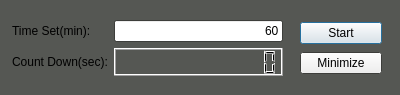
<?xml version="1.0" encoding="UTF-8"?>
<ui version="4.0">
 <class>SmartClock</class>
 <widget class="QDialog" name="SmartClock">
  <property name="geometry">
   <rect>
    <x>0</x>
    <y>0</y>
    <width>400</width>
    <height>95</height>
   </rect>
  </property>
  <property name="palette">
   <palette>
    <active>
     <colorrole role="Base">
      <brush brushstyle="SolidPattern">
       <color alpha="255">
        <red>255</red>
        <green>255</green>
        <blue>255</blue>
       </color>
      </brush>
     </colorrole>
     <colorrole role="Window">
      <brush brushstyle="SolidPattern">
       <color alpha="255">
        <red>85</red>
        <green>87</green>
        <blue>83</blue>
       </color>
      </brush>
     </colorrole>
    </active>
    <inactive>
     <colorrole role="Base">
      <brush brushstyle="SolidPattern">
       <color alpha="255">
        <red>255</red>
        <green>255</green>
        <blue>255</blue>
       </color>
      </brush>
     </colorrole>
     <colorrole role="Window">
      <brush brushstyle="SolidPattern">
       <color alpha="255">
        <red>85</red>
        <green>87</green>
        <blue>83</blue>
       </color>
      </brush>
     </colorrole>
    </inactive>
    <disabled>
     <colorrole role="Base">
      <brush brushstyle="SolidPattern">
       <color alpha="255">
        <red>85</red>
        <green>87</green>
        <blue>83</blue>
       </color>
      </brush>
     </colorrole>
     <colorrole role="Window">
      <brush brushstyle="SolidPattern">
       <color alpha="255">
        <red>85</red>
        <green>87</green>
        <blue>83</blue>
       </color>
      </brush>
     </colorrole>
    </disabled>
   </palette>
  </property>
  <property name="windowTitle">
   <string>Smart Clock</string>
  </property>
  <property name="windowIcon">
   <iconset theme="clock"/>
  </property>
  <widget class="QWidget" name="layoutWidget">
   <property name="geometry">
    <rect>
     <x>12</x>
     <y>20</y>
     <width>271</width>
     <height>56</height>
    </rect>
   </property>
   <layout class="QGridLayout" name="gridLayout">
    <item row="0" column="0">
     <widget class="QLabel" name="label">
      <property name="text">
       <string>Time Set(min):</string>
      </property>
     </widget>
    </item>
    <item row="0" column="1" colspan="2">
     <widget class="QLineEdit" name="lineTimer">
      <property name="text">
       <string>60</string>
      </property>
      <property name="alignment">
       <set>Qt::AlignRight|Qt::AlignTrailing|Qt::AlignVCenter</set>
      </property>
     </widget>
    </item>
    <item row="1" column="0">
     <widget class="QLabel" name="label_2">
      <property name="text">
       <string>Count Down(sec):</string>
      </property>
     </widget>
    </item>
    <item row="1" column="1" colspan="2">
     <widget class="QLCDNumber" name="lcdCountDown">
      <property name="digitCount">
       <number>12</number>
      </property>
     </widget>
    </item>
   </layout>
  </widget>
  <widget class="QWidget" name="layoutWidget">
   <property name="geometry">
    <rect>
     <x>300</x>
     <y>20</y>
     <width>82</width>
     <height>58</height>
    </rect>
   </property>
   <layout class="QVBoxLayout" name="verticalLayout">
    <item>
     <widget class="QPushButton" name="btDo">
      <property name="text">
       <string>Start</string>
      </property>
     </widget>
    </item>
    <item>
     <widget class="QPushButton" name="btHide">
      <property name="text">
       <string>Minimize</string>
      </property>
     </widget>
    </item>
   </layout>
  </widget>
 </widget>
 <resources/>
 <connections>
  <connection>
   <sender>btDo</sender>
   <signal>clicked()</signal>
   <receiver>SmartClock</receiver>
   <slot>run_stop()</slot>
   <hints>
    <hint type="sourcelabel">
     <x>352</x>
     <y>34</y>
    </hint>
    <hint type="destinationlabel">
     <x>327</x>
     <y>6</y>
    </hint>
   </hints>
  </connection>
  <connection>
   <sender>btHide</sender>
   <signal>clicked()</signal>
   <receiver>SmartClock</receiver>
   <slot>minimize()</slot>
   <hints>
    <hint type="sourcelabel">
     <x>331</x>
     <y>63</y>
    </hint>
    <hint type="destinationlabel">
     <x>289</x>
     <y>84</y>
    </hint>
   </hints>
  </connection>
 </connections>
 <slots>
  <slot>run_stop()</slot>
  <slot>minimize()</slot>
 </slots>
</ui>
